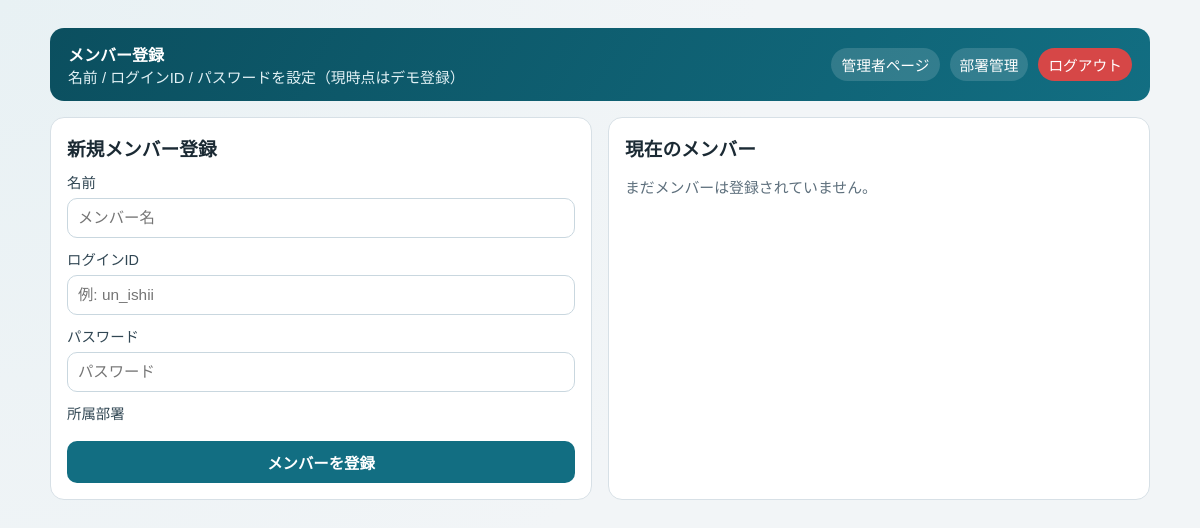
/dashboard/members/, run on an earlier commit of the app's database.
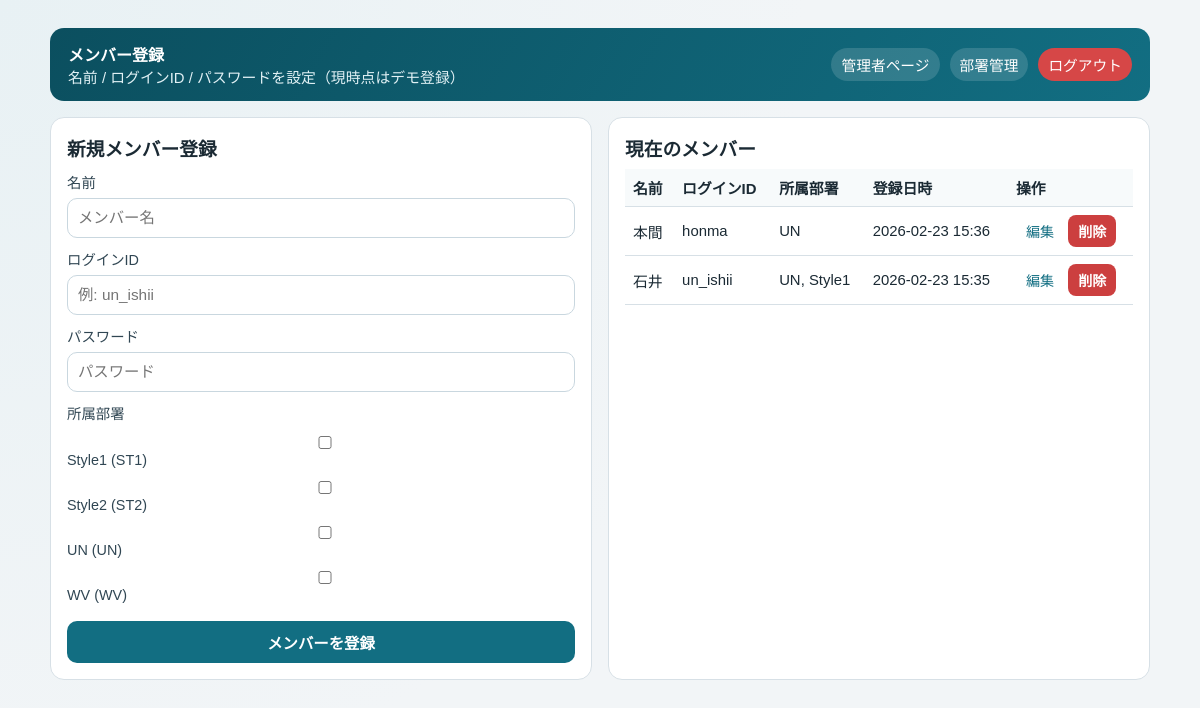
And on a later commit of the database.
### apps/accounts/models.py (models this page shows, shortened)
class Member(models.Model):
    name = models.CharField(max_length=64)
    login_id = models.CharField(max_length=64, unique=True)
    password = models.CharField(max_length=128)
    created_at = models.DateTimeField(auto_now_add=True)
    class Meta:
        ordering = ["-created_at"]

class MemberDepartment(models.Model):
    member = models.ForeignKey(
        Member,
        on_delete=models.CASCADE,
        related_name="department_links",
    )
    department = models.ForeignKey(
        Department,
        on_delete=models.CASCADE,
        related_name="member_links",
    )
    created_at = models.DateTimeField(auto_now_add=True)
    class Meta:
        unique_together = ("member", "department")

class Department(models.Model):
    code = models.CharField(max_length=32, unique=True)
    name = models.CharField(max_length=64)
    default_reporter = models.ForeignKey(
        "Member",
        on_delete=models.SET_NULL,
        null=True,
        blank=True,
        related_name="default_department_links",
    )
    is_active = models.BooleanField(default=True)
    created_at = models.DateTimeField(auto_now_add=True)
    class Meta:
        ordering = ["code"]
    def __str__(self) -> str:
        return f"{self.name} ({self.code})"

### apps/dashboard/views.py (the view)
# urls.py: path("members/", member_settings, name="member_settings"),
def member_settings(request: HttpRequest) -> HttpResponse:
    status_message = None
    edit_member = None
    edit_id = request.GET.get("edit")
    if edit_id and edit_id.isdigit():
        edit_member = Member.objects.filter(id=int(edit_id)).first()
    if request.method == "POST":
        edit_member_id = request.POST.get("edit_member_id")
        form = _member_form(data=request.POST)
        if form.is_valid():
            login_id = form.cleaned_data["login_id"].strip().lower()
            departments = form.cleaned_data["departments"]
            input_password = form.cleaned_data["password"]
            duplicate_query = Member.objects.filter(login_id=login_id)
            if edit_member_id and edit_member_id.isdigit():
                duplicate_query = duplicate_query.exclude(id=int(edit_member_id))
            if duplicate_query.exists():
                form.add_error("login_id", "このログインIDは既に使われています。")
            else:
                if edit_member_id and edit_member_id.isdigit():
                    member = get_object_or_404(Member, id=int(edit_member_id))
                    member.name = form.cleaned_data["name"].strip()
                    member.login_id = login_id
                    update_fields = ["name", "login_id"]
                    if input_password:
                        member.password = input_password
                        update_fields.append("password")
                    member.save(update_fields=update_fields)
                    status_message = f"{member.name}（{member.login_id}）を更新しました。"
                else:
                    if not input_password:
                        form.add_error("password", "新規登録時はパスワードが必須です。")
                        members = Member.objects.prefetch_related("department_links")
                        return render(
                            request,
                            "dashboard/member_settings.html",
                            {
                                "form": form,
                                "members": members,
                                "edit_member": edit_member,
                                "status_message": status_message,
                            },
                        )
                    member = Member.objects.create(
                        name=form.cleaned_data["name"].strip(),
                        login_id=login_id,
                        password=input_password,
                    )
                    status_message = f"{member.name}（{member.login_id}）を登録しました。"
                MemberDepartment.objects.filter(member=member).exclude(
                    department__in=departments
                ).delete()
                existing_departments = set(
                    MemberDepartment.objects.filter(member=member).values_list(
                        "department_id",
                        flat=True,
                    )
                )
                for dept in departments:
                    if dept.id not in existing_departments:
                        MemberDepartment.objects.create(member=member, department=dept)
                form = _member_form()
                edit_member = None
    else:
        if edit_member:
            form = _member_form(
                initial={
                    "name": edit_member.name,
                    "login_id": edit_member.login_id,
                    "departments": list(
                        edit_member.department_links.values_list("department_id", flat=True)
                    ),
                }
            )
        else:
            form = _member_form()
    members = Member.objects.prefetch_related("department_links")
    return render(
        request,
        "dashboard/member_settings.html",
        {
            "form": form,
            "members": members,
            "edit_member": edit_member,
            "status_message": status_message,
        },
    )

### apps/dashboard/forms.py
class MemberRegistrationForm(forms.Form):
    name = forms.CharField(
        label="名前",
        max_length=64,
        widget=forms.TextInput(attrs={"placeholder": "メンバー名"}),
    )
    login_id = forms.CharField(
        label="ログインID",
        max_length=64,
        widget=forms.TextInput(attrs={"placeholder": "例: un_ishii"}),
    )
    password = forms.CharField(
        label="パスワード",
        max_length=128,
        required=False,
        widget=forms.PasswordInput(attrs={"placeholder": "パスワード"}),
    )
    departments = forms.ModelMultipleChoiceField(
        label="所属部署",
        required=False,
        queryset=Department.objects.none(),
        widget=forms.CheckboxSelectMultiple,
    )

### apps/dashboard/views.py (called while the page is built)
def _member_form(*, data=None, initial=None) -> MemberRegistrationForm:
    form = MemberRegistrationForm(data=data, initial=initial)
    form.fields["departments"].queryset = Department.objects.filter(is_active=True)
    return form

### apps/dashboard/templates/dashboard/member_settings.html (shortened to what this page needs)
{% extends "base.html" %}
{% block content %}
<div class="container">
  <header class="topbar">
    <div>
      <strong>メンバー登録</strong>
      <div class="muted" style="color: #e1f1f5;">名前 / ログインID / パスワードを設定（現時点はデモ登録）</div>
    </div>
    <nav>
      <a href="{% url 'dashboard_index' %}">管理者ページ</a>
      <a href="{% url 'department_settings' %}">部署管理</a>
      <a href="{% url 'home' %}" class="logout-link">ログアウト</a>
    </nav>
  </header>
  <section class="grid grid-2" style="margin-top: 16px;">
    <article class="card">
      <h3>{% if edit_member %}メンバー編集{% else %}新規メンバー登録{% endif %}</h3>
      <form method="post">
        <label for="id_name">{{ form.name.label }}</label>
        {{ form.name }}
        <label for="id_login_id">{{ form.login_id.label }}</label>
        {{ form.login_id }}
        <label for="id_password">{{ form.password.label }}</label>
        {{ form.password }}
        <label>{{ form.departments.label }}</label>
        {{ form.departments }}
        <button type="submit" style="margin-top: 12px;">
          {% if edit_member %}メンバーを更新{% else %}メンバーを登録{% endif %}
        </button>
      </form>
    </article>
    <article class="card">
      <h3>現在のメンバー</h3>
      {% if members %}
      <table>
        <thead>
          <tr><th>名前</th><th>ログインID</th><th>所属部署</th><th>登録日時</th><th>操作</th></tr>
        </thead>
        <tbody>
          {% for member in members %}
          <tr>
            <td>{{ member.name }}</td>
            <td>{{ member.login_id }}</td>
            <td>
              {% for link in member.department_links.all %}
                {{ link.department.name }}{% if not forloop.last %}, {% endif %}
              {% empty %}
                -
              {% endfor %}
            </td>
            <td>{{ member.created_at|date:"Y-m-d H:i" }}</td>
            <td>
              <a class="btn-inline" href="{% url 'member_settings' %}?edit={{ member.id }}">編集</a>
              <form method="post" action="{% url 'member_delete' member.id %}" style="display:inline;" onsubmit="return confirm('このメンバーを削除します。よろしいですか？');">
                <button class="btn-inline btn-danger" type="submit">削除</button>
              </form>
            </td>
          </tr>
          {% endfor %}
        </tbody>
      </table>
      {% else %}
      <p class="muted">まだメンバーは登録されていません。</p>
      {% endif %}
    </article>
  </section>
</div>
{% endblock %}

### templates/base.html (shortened to what this page needs)
<!DOCTYPE html>
<html lang="ja">
<head>
  {% load static %}
  <link rel="stylesheet" href="{% static 'app.css' %}" />
</head>
<body>
  {% block content %}{% endblock %}
</body>
</html>

### static/app.css (style rules this page uses)
:root { --bg: #f2f5f7; --card: #ffffff; --ink: #1b2a34; --muted: #5d6f7c; --line: #d7e0e6; --brand: #126e82; --brand-soft: #d7edf2; --ok: #2e8b57; --warn: #d28b1f; }
* { box-sizing: border-box; }
body { margin: 0; font-family: "Hiragino Sans", "Yu Gothic", "Meiryo", sans-serif; background: radial-gradient(circle at top left, #e8f1f4, var(--bg) 58%); color: var(--ink); }
a { color: var(--brand); text-decoration: none; }
.container { width: min(1100px, 92vw); margin: 28px auto; }
.topbar { background: linear-gradient(120deg, #0b4f5f, #126e82); color: #fff; padding: 14px 18px; border-radius: 14px; display: flex; justify-content: space-between; align-items: center; gap: 12px; }
.topbar nav { display: flex; gap: 10px; flex-wrap: wrap; }
.topbar nav a { color: #fff; background: rgba(255, 255, 255, 0.14); padding: 6px 10px; border-radius: 999px; font-size: 0.92rem; }
.logout-link { background: #d64747 !important; }
.grid { display: grid; gap: 16px; }
.grid-2 { grid-template-columns: repeat(auto-fit, minmax(280px, 1fr)); }
.card { background: var(--card); border: 1px solid var(--line); border-radius: 14px; padding: 16px; }
.card h2, .card h3 { margin: 0 0 8px; }
.muted { color: var(--muted); font-size: 0.93rem; }
label { display: block; font-size: 0.9rem; margin: 10px 0 6px; color: #304653; }
input, select, textarea, button { width: 100%; border: 1px solid #c9d7df; border-radius: 10px; padding: 10px; font-size: 0.96rem; font-family: inherit; }
button { background: var(--brand); color: #fff; border: 0; font-weight: 700; cursor: pointer; }
.btn-inline { width: auto; padding: 6px 10px; border-radius: 8px; font-size: 0.88rem; }
.btn-danger { background: #cc3f3f; }
table { width: 100%; border-collapse: collapse; font-size: 0.93rem; }
th, td { text-align: left; border-bottom: 1px solid var(--line); padding: 8px; }
th { background: #f7fafb; }

What changed in the data, as far as the page shows it:
added Member: name "本間", login_id "honma", created_at "2026-02-23 15:36"
added MemberDepartment: department.name "UN", shown under "本間"
added Member: name "石井", login_id "un_ishii", created_at "2026-02-23 15:35"
added MemberDepartment: department.name "UN", shown under "石井"
added MemberDepartment: department.name "Style1", shown under "石井"
Also different on the page:
form field departments: (not shown) → "☐ ☐ ☐ ☐"
text no longer shown: "まだメンバーは登録されていません。"
text now shown: "Style1 (ST1) Style2 (ST2) UN (UN) WV (WV) 名前 ログインID 所属部署 登録日時 操作"
